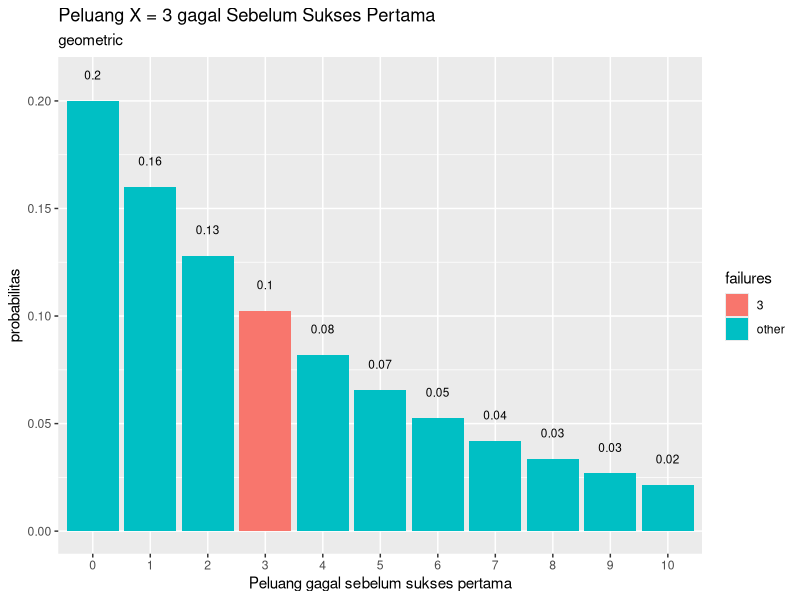

Reproduce this figure in R.
x = 3
p = 0.2
n = 10000

#1a
dgeom(x, p)

#1b
mean(rgeom(n, p) == x)

#1c
#Hasil dari kalkulasi pada poin a dan b tidak terlalu jauh berbeda. Hanya saja untuk nilai yang dihasilkan poin a memiliki nilai yang tetap sementara poin b random

#1d
library(dplyr)
library(ggplot2)

data.frame(x = 0:10, prob = dgeom(x = 0:10, prob = 0.2)) %>%
  mutate(failures = ifelse(x == 3,3, "other")) %>%
  ggplot(aes(x = factor(x), y = prob, fill = failures)) +
  geom_col() +
  geom_text(
    aes(label = round(prob,2), y = prob + 0.01),
    position = position_dodge(0.9),
    size = 3,
    vjust = 0
  ) +
  labs(title = "Peluang X = 3 gagal Sebelum Sukses Pertama",
       subtitle = "geometric",
       x = "Peluang gagal sebelum sukses pertama",
       y = "probabilitas")

#1e
mean = n * p
mean

varian = n * p * (1 - p)
varian
